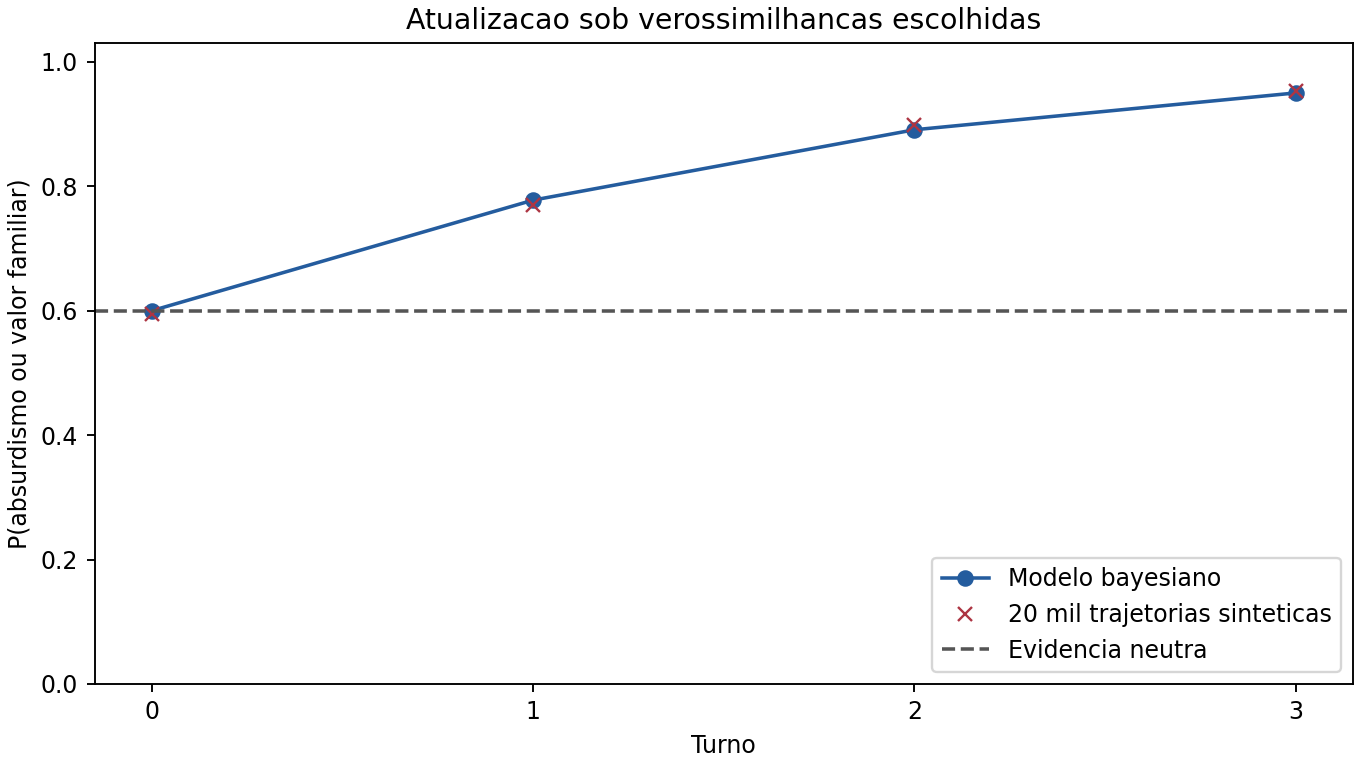

This chart was generated by the following Python code:
from pathlib import Path
import numpy as np
import matplotlib
matplotlib.use("Agg")
import matplotlib.pyplot as plt

n = 20_000
prior = np.array([.3, .4, .2, .1])
likelihood = np.array([.3, .7, .7, .3])
rng = np.random.default_rng(1337)
classes = rng.choice(4, n, p=prior)
cues = rng.random((n, 3)) < likelihood[classes, None]
retained = np.ones(n, dtype=bool)
analytic, simulated = [], []
for turn in range(4):
    if turn:
        retained &= cues[:, turn - 1]
    weights = prior * likelihood**turn
    posterior = weights / weights.sum()
    empirical = np.bincount(classes[retained], minlength=4) / retained.sum()
    analytic.append(posterior[1:3].sum())
    simulated.append(empirical[1:3].sum())
    print(turn, retained.sum(), posterior.round(6), empirical.round(6))
print("Variancias", [85.5 - 40.5*p for p in analytic])
fig, ax = plt.subplots(figsize=(8, 4.5), layout="constrained")
ax.plot(range(4), analytic, "o-", label="Modelo bayesiano", color="#245c9e")
ax.plot(range(4), simulated, "x", label="20 mil trajetorias sinteticas", color="#ad3543")
ax.axhline(.6, linestyle="--", color="#555555", label="Evidencia neutra")
ax.set(xticks=range(4), ylim=(0, 1.03), xlabel="Turno",
       ylabel="P(absurdismo ou valor familiar)", title="Atualizacao sob verossimilhancas escolhidas")
ax.legend(loc="lower right")
fig.savefig(Path(__file__).with_suffix(".png"), dpi=170)
